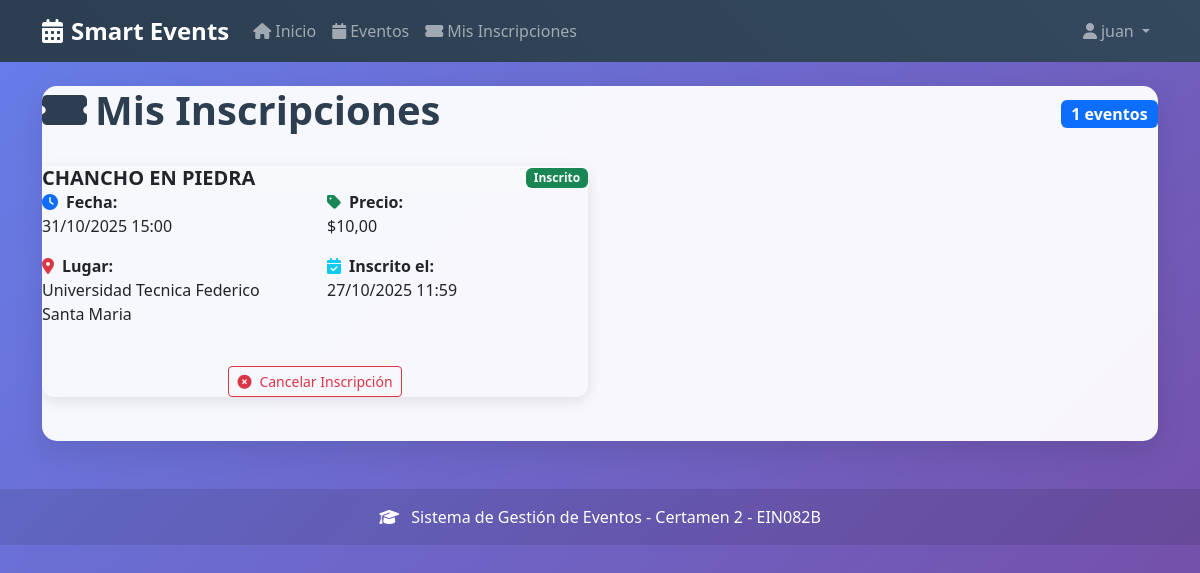
The page /mis-inscripciones/ (signed in) on the database its author committed.
### eventos/models.py (models this page shows, shortened)
class Inscripcion(models.Model):
    usuario = models.ForeignKey(User, on_delete=models.CASCADE, related_name="inscripciones")
    evento = models.ForeignKey(Evento, on_delete=models.CASCADE, related_name="inscripciones")
    fecha_inscripcion = models.DateTimeField(auto_now_add=True, verbose_name="Fecha de Inscripción")
    class Meta:
        verbose_name = "Inscripción"
        verbose_name_plural = "Inscripciones"
        unique_together = ['usuario', 'evento']

class Evento(models.Model):
    titulo = models.CharField(max_length=200, verbose_name="Título del Evento")
    descripcion = models.TextField(verbose_name="Descripción", blank=True)
    fecha_hora = models.DateTimeField(verbose_name="Fecha y Hora")
    lugar = models.CharField(max_length=200, verbose_name="Lugar")
    imagen = models.ImageField(upload_to='eventos/', verbose_name="Imagen", blank=True, null=True)
    precio = models.DecimalField(
        max_digits=10,
        decimal_places=2,
        verbose_name="Valor",
        validators=[MinValueValidator(0)]
    )
    capacidad = models.PositiveIntegerField(verbose_name="Cantidad de Plazas")
    class Meta:
        verbose_name = "Evento"
        verbose_name_plural = "Eventos"
        ordering = ['fecha_hora']

### eventos/views.py (the view)
# urls.py: path('mis-inscripciones/', mis_inscripciones, name='mis_inscripciones'),
@login_required
def mis_inscripciones(request):
    inscripciones = Inscripcion.objects.filter(usuario=request.user).select_related('evento')
    return render(request, 'eventos/mis_inscripciones.html', {
        'inscripciones': inscripciones
    })

### eventos/templates/eventos/mis_inscripciones.html (shortened to what this page needs)
{% extends 'base.html' %}
{% block contenido %}
<div class="d-flex justify-content-between align-items-center mb-4">
    <h1 class="fw-bold" style="color: #2c3e50;">
        <i class="fas fa-ticket-alt me-2"></i>Mis Inscripciones
    </h1>
    <span class="badge bg-primary fs-6">{{ inscripciones|length }} eventos</span>
</div>
{% if inscripciones %}
<div class="row">
    {% for inscripcion in inscripciones %}
    <div class="col-lg-6 mb-4">
        <div class="tarjeta animacion-entrada">
            <div class="card-header d-flex justify-content-between align-items-center bg-light">
                <h5 class="fw-bold mb-0">{{ inscripcion.evento.titulo }}</h5>
                <span class="badge bg-success">Inscrito</span>
            </div>
            <div class="card-body">
                <div class="row">
                    <div class="col-md-6">
                        <p><i class="fas fa-clock me-2 text-primary"></i><strong>Fecha:</strong><br>
                        {{ inscripcion.evento.fecha_hora|date:"d/m/Y H:i" }}</p>
                        <p><i class="fas fa-map-marker-alt me-2 text-danger"></i><strong>Lugar:</strong><br>
                        {{ inscripcion.evento.lugar }}</p>
                    </div>
                    <div class="col-md-6">
                        <p><i class="fas fa-tag me-2 text-success"></i><strong>Precio:</strong><br>
                        ${{ inscripcion.evento.precio }}</p>
                        <p><i class="fas fa-calendar-check me-2 text-info"></i><strong>Inscrito el:</strong><br>
                        {{ inscripcion.fecha_inscripcion|date:"d/m/Y H:i" }}</p>
                    </div>
                </div>
                <div class="mt-4 text-center">
                    <a href="{% url 'cancelar_inscripcion' inscripcion.id %}"
                       class="btn btn-outline-danger btn-sm"
                       onclick="return confirm('¿Estás seguro de que deseas cancelar tu inscripción en {{ inscripcion.evento.titulo }}?')">
                        <i class="fas fa-times-circle me-2"></i>Cancelar Inscripción
                    </a>
                </div>
            </div>
        </div>
    </div>
    {% endfor %}
</div>
{% endif %}
{% endblock %}

### templates/base.html (shortened to what this page needs)
<!DOCTYPE html>
<html lang="es">
<head>
    <link href="https://cdn.jsdelivr.net/npm/bootstrap@5.3.0/dist/css/bootstrap.min.css" rel="stylesheet">
    <link rel="stylesheet" href="https://cdnjs.cloudflare.com/ajax/libs/font-awesome/6.4.0/css/all.min.css">
</head>
<body>
    <nav class="navbar navbar-expand-lg navbar-dark" style="background: linear-gradient(45deg, #2c3e50, #34495e);">
        <div class="container">
            <a class="navbar-brand" href="{% url 'inicio' %}">
                <i class="fas fa-calendar-alt me-2"></i>Smart Events
            </a>
            <div class="collapse navbar-collapse" id="navbarNav">
                <ul class="navbar-nav me-auto">
                    <li class="nav-item">
                        <a class="nav-link" href="{% url 'inicio' %}">
                            <i class="fas fa-home me-1"></i>Inicio
                        </a>
                    </li>
                    <li class="nav-item">
                        <a class="nav-link" href="{% url 'lista_eventos' %}">
                            <i class="fas fa-calendar me-1"></i>Eventos
                        </a>
                    </li>
                    {% if user.is_authenticated %}
                    <li class="nav-item">
                        <a class="nav-link" href="{% url 'mis_inscripciones' %}">
                            <i class="fas fa-ticket-alt me-1"></i>Mis Inscripciones
                        </a>
                    </li>
                    {% endif %}
                </ul>
                <ul class="navbar-nav">
                    {% if user.is_authenticated %}
                        <li class="nav-item dropdown">
                            <a class="nav-link dropdown-toggle" href="#" id="navbarDropdown" role="button" data-bs-toggle="dropdown">
                                <i class="fas fa-user me-1"></i>{{ user.username }}
                            </a>
                        </li>
                    {% endif %}
                </ul>
            </div>
        </div>
    </nav>
    <main class="container my-4">
        <div class="contenedor-principal animacion-entrada">
            {% block contenido %}{% endblock %}
        </div>
    </main>
    <footer class="text-center text-white py-3 mt-5" style="background: rgba(0,0,0,0.1);">
        <div class="container">
            <p class="mb-0">
                <i class="fas fa-graduation-cap me-2"></i>
                Sistema de Gestión de Eventos - Certamen 2 - EIN082B
            </p>
        </div>
    </footer>
</body>
</html>

### templates/base.html (style rules this page uses)
body { background: linear-gradient(135deg, #667eea 0%, #764ba2 100%); min-height: 100vh; font-family: 'Segoe UI', Tahoma, Geneva, Verdana, sans-serif; }
.contenedor-principal { background: rgba(255, 255, 255, 0.95); border-radius: 15px; box-shadow: 0 10px 30px rgba(0,0,0,0.1); margin: 20px auto; padding: 0; overflow: hidden; }
.navbar-brand { font-weight: bold; font-size: 1.5rem; }
.tarjeta { transition: all 0.3s ease; border: none; border-radius: 12px; box-shadow: 0 4px 15px rgba(0,0,0,0.1); margin-bottom: 20px; }
.animacion-entrada { animation: fadeInUp 0.6s ease-out; }

### rows shown on the page
Inscripcion: evento.titulo "CHANCHO EN PIEDRA", evento.fecha_hora "31/10/2025 15:00", evento.lugar "Universidad Tecnica Federico Santa Maria", evento.precio "10,00", fecha_inscripcion "27/10/2025 11:59"

### other values the page prints
{{ user.username }} "juan"
{{ inscripciones|length }} "1"
